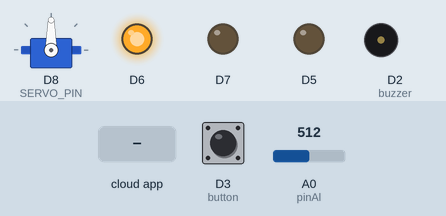
Bench run of a sketch on a simulated ESP8266 (NodeMCU). Shown: servo, output pins drawn as LEDs (lit = HIGH), buzzer (waves = sounding). Inputs (shaded band) come from the test bench; at power-on: D3 (button) HIGH, A0 (pinAl) = 512. WiFi joins after 1.5 s; servers stay silent unless stated; the Firebase database answers and starts empty; what the sketch prints to the serial monitor is not drawn.

Above: at 2.7 s.
2.8 s: the phone or cloud app sets LOCK_UNLOCK to 1
At 4.7 s:
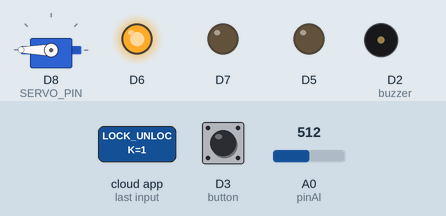
5.0 s: D3 (button) pulled LOW for 1.15 s
At 7.4 s:
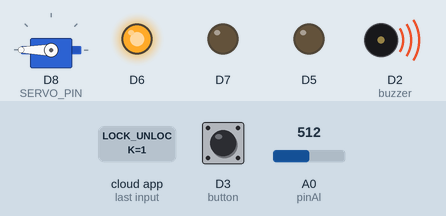
9.0 s: D3 (button) pulled LOW for 3.2 s
At 14.6 s:
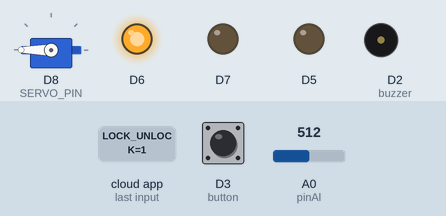
Timing chart, 0 to 16.1 s (numbered marks = the images above; inputs shaded):
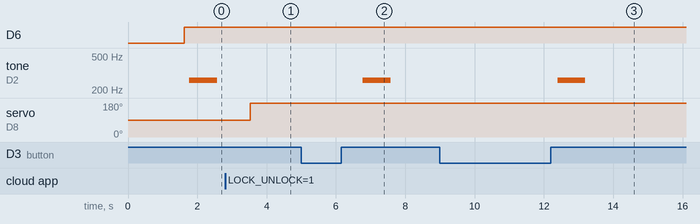

Measured:
- after the input at 2.8 s, tone on D2 (buzzer): stays silent (without the input it goes to 261 Hz after 0.72 s); servo on D8 (SERVO_PIN): 90° → 180° after 0.72 s
- after the input at 5.0 s, tone on D2 (buzzer): silent → 261 Hz after 1.8 s, → silent 0.80 s later
- after the input at 9.0 s, tone on D2 (buzzer): silent → 261 Hz after 3.4 s, → silent 0.80 s later

The sketch:

alcohol_sensor.ino
```cpp
#include "FirebaseESP8266.h"
#include <ESP8266WiFi.h>
#include <Servo.h>

#define FIREBASE_HOST "teamplay1-bf560-default-rtdb.firebaseio.com"
#define FIREBASE_AUTH "M5rOAk2s7m1Qrcy2LL8zWqvuBKWjNUe0VZLddRrf"
#define WIFI_SSID "SK_WiFiGIGAB488" // 연결 가능한 wifi의 ssid
#define WIFI_PASSWORD "1907001138" // wifi 비밀번호


#define SERVO_PIN D8
#define pinAl A0
#define red D13
#define green D12
#define blue D11
#define button D3
#define buzzer D2

#define NOTE_F5 261
#define NOTE_F6 349

Servo myservo;
FirebaseData firebaseData;
FirebaseJson json;

bool lState = false;
bool cState = false;
int sign=2;


float ppm = 0; //버튼을 누르는 동안 측정된 값의 평균을 내기 위해 필요한 변수
int count = 0;

void printResult(FirebaseData &data);

void setup() {
  Serial.begin(9600);

  WiFi.begin(WIFI_SSID, WIFI_PASSWORD);
  Serial.println();
  Serial.print("Connecting to WiFi");
  while (WiFi.status() != WL_CONNECTED)
  {
    Serial.print(".");
    delay(500);
  }
  Serial.println();
  Serial.print("Connected with IP: ");
  Serial.println(WiFi.localIP());
  Serial.println();


  pinMode(pinAl,INPUT);

  pinMode(red,OUTPUT);
  pinMode(green,OUTPUT);
  pinMode(blue,OUTPUT);

  pinMode(button,INPUT_PULLUP);

  pinMode(SERVO_PIN, OUTPUT);
  myservo.attach(SERVO_PIN);
  myservo.write(90);

  Firebase.begin(FIREBASE_HOST, FIREBASE_AUTH);
  Firebase.reconnectWiFi(true);

  firebaseData.setBSSLBufferSize(1024, 1024);
  firebaseData.setResponseSize(1024);
  Firebase.setReadTimeout(firebaseData, 1000 * 60);
  Firebase.setwriteSizeLimit(firebaseData, "tiny");
}

void loop() {
  int valal=analogRead(pinAl);

  delay(100);

  cState=digitalRead(button);
  delay(20);


   if(cState==0){
   ppm+=valal;
   count++;
  }
   else if((cState==1)&&(cState!=lState)){
   ppm/=count;
   Serial.println(ppm);

  if(valal>=100&& valal<=400){
    digitalWrite(blue,HIGH);
    digitalWrite(green,LOW);
    digitalWrite(red,LOW);
    Firebase.setInt(firebaseData,"/alcohol_check/LED",1);


    myservo.write(180);
    delay(3000);

    }
    else if(valal>400 && valal<=650){
    digitalWrite(blue,LOW);
    digitalWrite(green,HIGH);
    digitalWrite(red,LOW);
    Firebase.setInt(firebaseData,"/alcohol_check/LED",2);

     while(1){ //BUZZER 작동
        tone(buzzer,NOTE_F5);
        delay(800);
        noTone(buzzer);
        delay(800);
        Firebase.getInt(firebaseData,"game3_gesture/LOCK_UNLOCK");
        sign=firebaseData.intData();
        if(sign==1){
          myservo.write(180);
          break;}
        }
      }
    else if(valal>650){
      digitalWrite(blue,LOW);
      digitalWrite(green,LOW);
      digitalWrite(red,HIGH);
     Firebase.setInt(firebaseData,"/alcohol_check/LED",3);
      for(int i=0; i<10;i++){ //BUZZER 작동
        tone(buzzer,NOTE_F6);
        delay(800);
        noTone(buzzer);
        delay(800);
        }
      }
   }
/*   Firebase.setInt(firebaseData,"ppm",ppm);
//   Firebase.getInt(firebaseData,"test");
    Firebase.getInt(firebaseData,"ppm");
//   firebaseData.getValue("ppm");
   // Serial.println();
     Serial.println(firebaseData.intData());*/


    ppm=0;
    count=0;

   lState=cState;

  delay(500);
}
```
